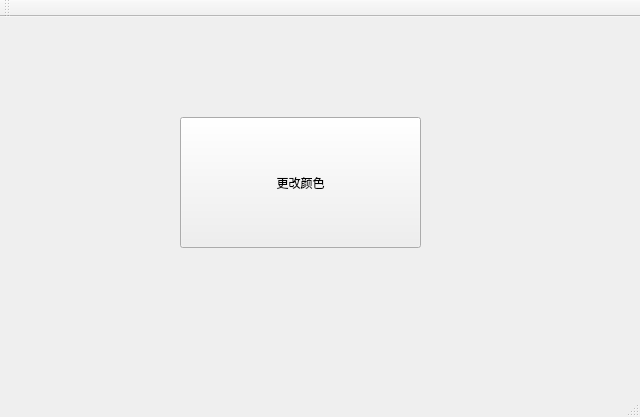
<?xml version="1.0" encoding="UTF-8"?>
<ui version="4.0">
 <class>MainWindow</class>
 <widget class="QMainWindow" name="MainWindow">
  <property name="geometry">
   <rect>
    <x>0</x>
    <y>0</y>
    <width>640</width>
    <height>417</height>
   </rect>
  </property>
  <property name="windowTitle">
   <string>MainWindow</string>
  </property>
  <widget class="QWidget" name="centralWidget">
   <widget class="QPushButton" name="change">
    <property name="geometry">
     <rect>
      <x>180</x>
      <y>100</y>
      <width>241</width>
      <height>131</height>
     </rect>
    </property>
    <property name="text">
     <string>更改颜色</string>
    </property>
   </widget>
  </widget>
  <widget class="QMenuBar" name="menuBar">
   <property name="geometry">
    <rect>
     <x>0</x>
     <y>0</y>
     <width>640</width>
     <height>26</height>
    </rect>
   </property>
  </widget>
  <widget class="QToolBar" name="mainToolBar">
   <attribute name="toolBarArea">
    <enum>TopToolBarArea</enum>
   </attribute>
   <attribute name="toolBarBreak">
    <bool>false</bool>
   </attribute>
  </widget>
  <widget class="QStatusBar" name="statusBar"/>
 </widget>
 <layoutdefault spacing="6" margin="11"/>
 <resources/>
 <connections/>
</ui>
